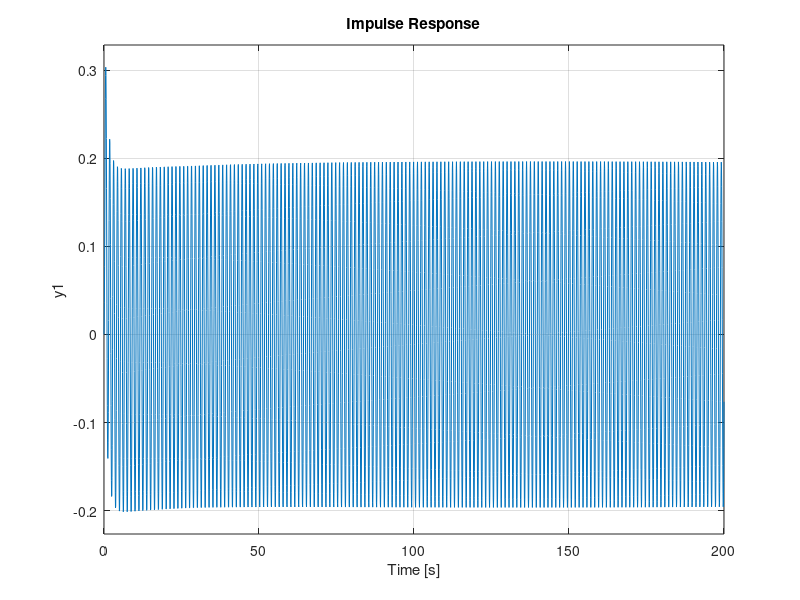

Write MATLAB code to recreate this figure.
vm=input('vm value');
c=input('c value');
r=input('r value');
w=input('w value');
l=input('l value');
num=[vm*w 0];
den=[l r (1/c)+(l*w*w) (w*w*r) (w*w)/c];
sys=tf(num,den);
impulse(sys);
